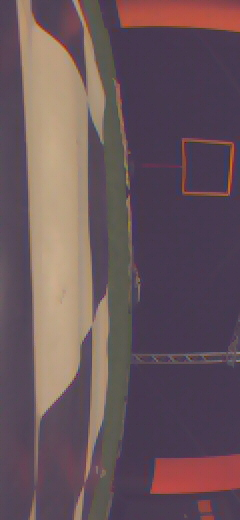
#> input picture optical_flow_test_python/frontcam_flight/11749459.jpg, 240 x 520 px, found by its file name; its folder holds 4 pictures in this run
$ python test_compensation.py
#> lines starting #> are read from the running program, lines starting #| are printed output that depends on the picture
import cv2
import numpy as np
import os
import matplotlib.pyplot as plt

# Set up the camera intrinsic parameters
# Replace these values with your actual camera calibration data
focal_length = 1000  # Example value, in pixels
cx, cy = 640, 480   # Example values for the optical center (principal point)
K = np.array([[focal_length, 0, cx],
              [0, focal_length, cy],
              [0, 0, 1]])  # Camera intrinsic matrix

# Load images (adjust path to your set of images)
image_folder = '/home/ntermote/Documents/TUD_Robotics/AE4317_Autonomous_flight_MAVs/frontcam_flight'
image_files = sorted([f for f in os.listdir(image_folder) if f.endswith(('.jpg', '.png'))])

# Feature detection using ORB (you can use SIFT or SURF if available)
orb = cv2.ORB_create()
bf = cv2.BFMatcher(cv2.NORM_HAMMING, crossCheck=True)

# To store 3D points and camera poses
points_3D = []
camera_poses = []

# Initialize variables for previous image keypoints and descriptors
prev_keypoints = None
prev_descriptors = None
prev_image = None
prev_pose = np.eye(4)  # Initial pose (identity matrix)

# Function for triangulation of 3D points from two views
def triangulate_points(K, R, t, pts1, pts2):
    # Ensure that pts1 and pts2 are valid (same number of points)
    if len(pts1) != len(pts2):
        raise ValueError("Number of points in pts1 and pts2 must match")

    # Ensure that pts1 and pts2 are in homogeneous coordinates
    pts1_hom = cv2.convertPointsToHomogeneous(pts1)
    pts2_hom = cv2.convertPointsToHomogeneous(pts2)

    # Create projection matrices for both views
    P1 = np.dot(K, np.hstack((np.eye(3), np.zeros((3, 1)))))  # Camera 1 (identity matrix for the first camera)
    P2 = np.dot(K, np.hstack((R, t)))  # Camera 2 (with rotation and translation)

    # Triangulate points
    points_4D = cv2.triangulatePoints(P1, P2, pts1_hom, pts2_hom)

    # Convert from homogeneous coordinates to 3D
    points_3D = points_4D[:3, :] / points_4D[3, :]
    return points_3D.T  # Return points as Nx3 array

# Main loop to process images
for i, image_file in enumerate(image_files):
    image = cv2.imread(os.path.join(image_folder, image_file))
#> image is the input picture: shape (520, 240, 3); mean B, G, R 90.7, 84.8, 105
    gray = cv2.cvtColor(image, cv2.COLOR_BGR2GRAY)
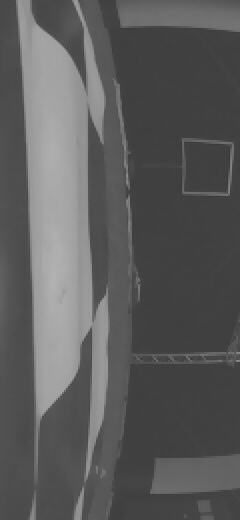
#> gray: shape (520, 240); min 41, max 179, mean 91.5

    # Detect keypoints and descriptors
    keypoints, descriptors = orb.detectAndCompute(gray, None)
#> keypoints = 149 keypoints; strongest (x, y, size): (185, 190, 31), (102, 302, 92.6), (90, 329, 37.2), (91, 328, 31)

    if prev_image is None:
        prev_image = image
        prev_keypoints = keypoints
#> prev_keypoints has the same summary as keypoints
        prev_descriptors = descriptors
        continue

    # Match descriptors between current and previous image
    matches = bf.match(prev_descriptors, descriptors)

    # Extract matched points from both images
    pts1 = np.float32([prev_keypoints[m.queryIdx].pt for m in matches])
    pts2 = np.float32([keypoints[m.trainIdx].pt for m in matches])

    if len(pts1) < 8:  # Minimum number of points required for Essential Matrix computation
        print("Not enough matches for essential matrix computation.")
        continue

    # Estimate the essential matrix
    E, mask = cv2.findEssentialMat(pts1, pts2, K)

    # Recover the relative camera pose (R and t)
    _, R, t, mask = cv2.recoverPose(E, pts1, pts2, K)

    # Apply the mask to only use good points
    pts1 = pts1[mask.ravel() == 1]
    pts2 = pts2[mask.ravel() == 1]

    # Now we can triangulate the points from both views
    try:
        points_3D_current = triangulate_points(K, R, t, pts1, pts2)
        # Append the 3D points and camera pose
        points_3D.append(points_3D_current)
        camera_poses.append(np.hstack((R, t)))
    except ValueError as e:
        print(f"Error in triangulation: {e}")
        continue

    # Update the previous image data for the next iteration
    prev_image = image
    prev_keypoints = keypoints
    prev_descriptors = descriptors
    prev_pose = np.hstack((R, t))  # Updating previous pose

    # Visualize the matches (optional)
    img_matches = cv2.drawMatches(prev_image, prev_keypoints, image, keypoints, matches, None)
    cv2.imshow("Matches", img_matches)
    cv2.waitKey(1)
#> pass 2 of the loop `for i, image_file in enumerate(image_files):`:
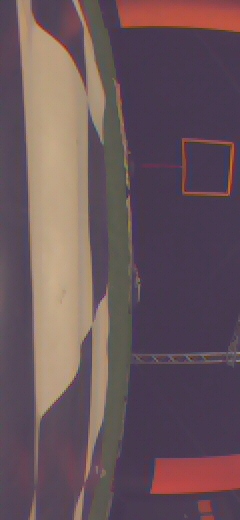
#> input picture optical_flow_test_python/frontcam_flight/12782745.jpg, 240 x 520 px, found by its file name
#> image is the input picture: shape (520, 240, 3); mean B, G, R 90.7, 84.7, 105.1
#> `gray = cv2.cvtColor(image, cv2.COLOR_BGR2GRAY)`:
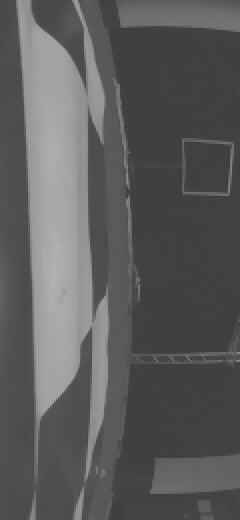
#> gray: shape (520, 240); min 42, max 179, mean 91.5
#> keypoints = 143 keypoints; strongest (x, y, size): (185, 190, 31), (102, 302, 92.6), (90, 329, 37.2), (91, 328, 31)
#> matches = 121 matches
#> `pts1 = np.float32([prev_keypoints[m.queryIdx].pt for m in matches])`: pts1 = 121 pairs, first value 40 to 205, second value 39 to 488
#> `pts2 = np.float32([keypoints[m.trainIdx].pt for m in matches])`: pts2 = 121 pairs, first value 40 to 205, second value 32 to 488
#> `E, mask = cv2.findEssentialMat(pts1, pts2, K)`: E = [[6.31e-15, 0.256, -0.645], [-0.256, -4.51e-15, -0.135], [0.645, 0.135, 1.91e-16]]; mask = 121 values from 0 to 1
#> `_, R, t, mask = cv2.recoverPose(E, pts1, pts2, K)`: R = [[-0.927, -0.348, -0.138], [-0.348, 0.664, 0.661], [-0.138, 0.661, -0.737]]; t = [0.191, -0.912, -0.362]; mask = 121 values from 0 to 0
#> `pts1 = pts1[mask.ravel() == 1]`: pts1 = empty array
#> P2 = [[-1015.6, 74.72, -610.3, -40.95], [-414.9, 981.7, 307.3, -1086.2], [-0.138, 0.661, -0.737, -0.362]]
#> (the run stopped early here; a loop or call above may not have finished)
